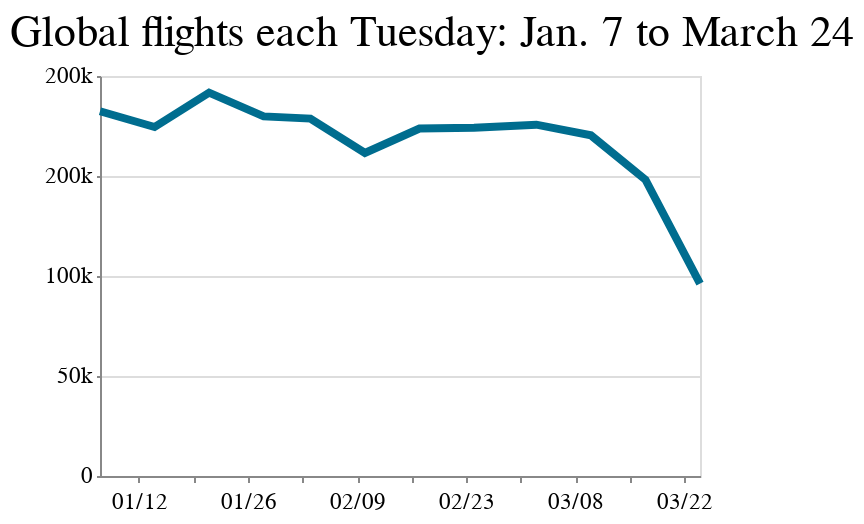

Notebook code for this chart:
### Code cell
all_flights_chart_mobile = alt.Chart(global_flights).mark_line(size=4,color='#006D8F').encode(
    x=alt.X('date:T', title='', axis=alt.Axis(grid=False, tickCount=6, format='%m/%d')),
    y=alt.Y('flights:Q', title='', axis=alt.Axis(grid=True, tickCount=6, format='.0s'))
).properties(width=300, height=200,
    title='Global flights each Tuesday: Jan. 7 to March 24'
)

all_flights_chart_mobile

### Figure 1 — Vega-Lite specification as saved in the notebook (floating-point values rounded to 4 significant figures)
{"config": {"view": {"width": 800, "height": 450}, "background": "#ffffff", "title": {"anchor": "start", "font": "Benton Gothic Bold, sans", "fontColor": "#000000", "fontSize": 22, "fontWeight": "normal"}, "arc": {"fill": "#82c6df"}, "area": {"fill": "#82c6df"}, "line": {"stroke": "#82c6df", "strokeWidth": 3}, "path": {"stroke": "#82c6df"}, "rect": {"fill": "#82c6df"}, "shape": {"stroke": "#82c6df"}, "bar": {"fill": "#82c6df"}, "point": {"stroke": "#82c6df"}, "symbol": {"fill": "#82c6df", "size": 30}, "axis": {"titleFont": "Benton Gothic Bold, sans", "titleFontSize": 13, "titleFontWeight": "normal", "labelFont": "Benton Gothic, sans", "labelFontSize": 11.5, "labelFontWeight": "normal"}, "axisX": {"labelAngle": 0, "labelPadding": 4, "tickSize": 3}, "axisY": {"labelBaseline": "middle", "maxExtent": 45, "minExtent": 45, "tickSize": 2, "titleAlign": "left", "titleAngle": 0, "titleX": -45, "titleY": -11}, "legend": {"titleFont": "Benton Gothic Bold, sans", "titleFontSize": 13, "titleFontWeight": "normal", "symbolType": "square", "labelFont": "Benton Gothic, sans", "labelFontSize": 11.5}, "range": {"category": ["#3580b1", "#ec8431", "#ab7fb4", "#c89d29", "#adc839", "#829eb1"], "diverging": ["#e68a4f", "#f4bb6a", "#f9e39c", "#dadfe2", "#a6b7c6", "#849eae"], "heatmap": ["#fbf2c7", "#f9e39c", "#f8d36e", "#f4bb6a", "#e68a4f", "#d15a40", "#ab4232"], "ordinal": ["#fbf2c7", "#f9e39c", "#f8d36e", "#f4bb6a", "#e68a4f", "#d15a40", "#ab4232"], "ramp": ["#fbf2c7", "#f9e39c", "#f8d36e", "#f4bb6a", "#e68a4f", "#d15a40", "#ab4232"]}}, "data": {"name": "data-401df136196e4b48bae3c63e568c6cd2"}, "mark": {"type": "line", "color": "#006D8F", "size": 4}, "encoding": {"x": {"type": "temporal", "axis": {"format": "%m/%d", "grid": false, "tickCount": 6}, "field": "date", "title": ""}, "y": {"type": "quantitative", "axis": {"format": ".0s", "grid": true, "tickCount": 6}, "field": "flights", "title": ""}}, "height": 200, "title": "Global flights each Tuesday: Jan. 7 to March 24", "width": 300, "$schema": "https://vega.github.io/schema/vega-lite/v4.0.2.json", "datasets": {"data-401df136196e4b48bae3c63e568c6cd2": [{"date": "2020-01-07T00:00:00", "flights": 182377}, {"date": "2020-01-14T00:00:00", "flights": 174493}, {"date": "2020-01-21T00:00:00", "flights": 191671}, {"date": "2020-01-28T00:00:00", "flights": 179810}, {"date": "2020-02-03T00:00:00", "flights": 178703}, {"date": "2020-02-10T00:00:00", "flights": 161538}, {"date": "2020-02-17T00:00:00", "flights": 173752}, {"date": "2020-02-24T00:00:00", "flights": 174097}, {"date": "2020-03-03T00:00:00", "flights": 175658}, {"date": "2020-03-10T00:00:00", "flights": 170359}, {"date": "2020-03-17T00:00:00", "flights": 148121}, {"date": "2020-03-24T00:00:00", "flights": 96143}]}}
